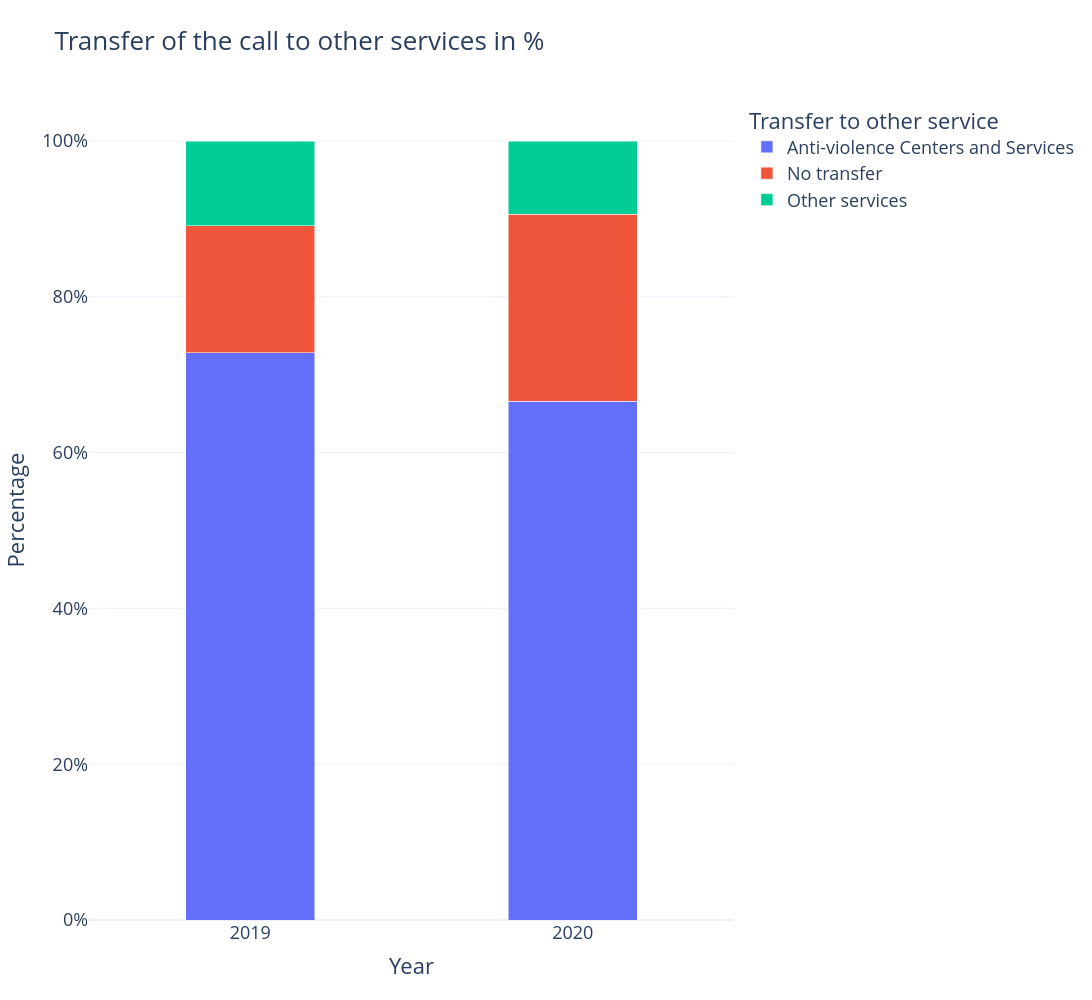

The notebook cell saved with this chart:
### Code cell
antiviolencecentres_barchart.show()

### Figure 1 — Plotly figure (JSON) as saved in the notebook; plotly's stock layout.template omitted (floating-point values rounded to 4 significant figures)
{"data": [{"hovertemplate": "Transfer to other service=Anti-violence Centers and Services<br>Year=%{x}<br>Percentage=%{y}<extra></extra>", "legendgroup": "Anti-violence Centers and Services", "marker": {"color": "#636efa", "pattern": {"shape": ""}}, "name": "Anti-violence Centers and Services", "orientation": "v", "showlegend": true, "textposition": "auto", "type": "bar", "width": 0.4, "x": ["2019", "2020"], "xaxis": "x", "y": [72.8, 66.6], "yaxis": "y"}, {"hovertemplate": "Transfer to other service=No transfer<br>Year=%{x}<br>Percentage=%{y}<extra></extra>", "legendgroup": "No transfer", "marker": {"color": "#EF553B", "pattern": {"shape": ""}}, "name": "No transfer", "orientation": "v", "showlegend": true, "textposition": "auto", "type": "bar", "width": 0.4, "x": ["2019", "2020"], "xaxis": "x", "y": [16.3, 24.0], "yaxis": "y"}, {"hovertemplate": "Transfer to other service=Other services<br>Year=%{x}<br>Percentage=%{y}<extra></extra>", "legendgroup": "Other services", "marker": {"color": "#00cc96", "pattern": {"shape": ""}}, "name": "Other services", "orientation": "v", "showlegend": true, "textposition": "auto", "type": "bar", "width": 0.4, "x": ["2019", "2020"], "xaxis": "x", "y": [10.9, 9.4], "yaxis": "y"}], "layout": {"barmode": "stack", "font": {"size": 18}, "height": 1000, "legend": {"title": {"text": "Transfer to other service"}, "tracegroupgap": 0}, "title": {"font": {"size": 26}, "text": "Transfer of the call to other services in %"}, "width": 1800, "xaxis": {"anchor": "y", "domain": [0, 1], "title": {"text": "Year"}}, "yaxis": {"anchor": "x", "domain": [0, 1], "ticksuffix": "%", "title": {"text": "Percentage"}}}}
